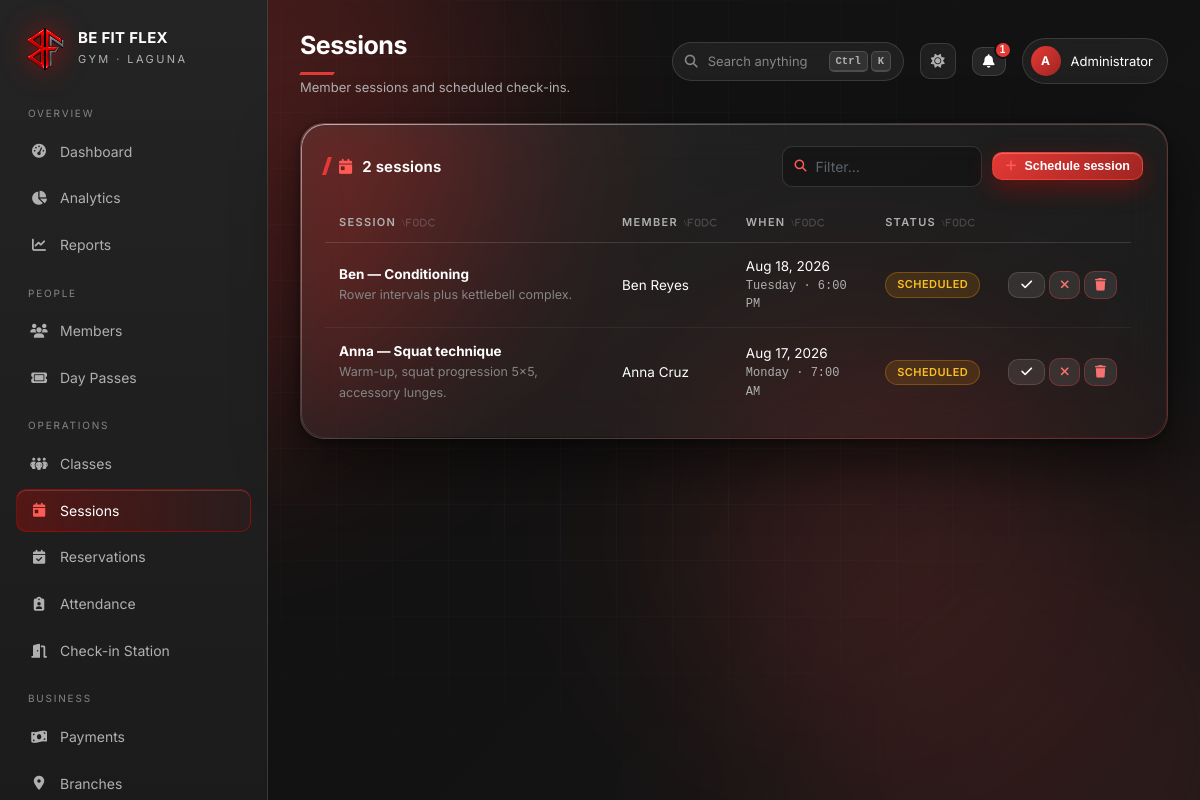
Screenshot of /admin/sessions.php (signed in) with the database file from the repository.
### tables this page shows
CREATE TABLE sessions (
    session_id VARCHAR(50) PRIMARY KEY,
    session_name VARCHAR(255) NOT NULL,
    session_date DATE NOT NULL,
    session_time TIME NOT NULL,
    day_of_week VARCHAR(20) NOT NULL,
    session_plan LONGTEXT NOT NULL,
    member_id VARCHAR(50),
    session_status ENUM('Scheduled','Completed','Cancelled') NOT NULL DEFAULT 'Scheduled',
    created_at TIMESTAMP DEFAULT CURRENT_TIMESTAMP,
    updated_at TIMESTAMP DEFAULT CURRENT_TIMESTAMP ON UPDATE CURRENT_TIMESTAMP,
    FOREIGN KEY (member_id) REFERENCES members(member_id) ON DELETE SET NULL,
    INDEX idx_session_date (session_date), INDEX idx_session_status (session_status)
);

CREATE TABLE members (
    member_id VARCHAR(50) PRIMARY KEY,
    user_id INT NOT NULL UNIQUE,
    member_name VARCHAR(255) NOT NULL,
    contact_number TEXT NOT NULL,
    contact_number_encrypted TEXT NULL,
    email VARCHAR(255) NOT NULL,
    membership_type ENUM('Monthly') NOT NULL,
    join_date DATE NOT NULL,
    out_date DATE NULL,
    status ENUM('Active','Inactive','Expired') NOT NULL DEFAULT 'Active',
    created_at TIMESTAMP DEFAULT CURRENT_TIMESTAMP,
    updated_at TIMESTAMP DEFAULT CURRENT_TIMESTAMP ON UPDATE CURRENT_TIMESTAMP,
    FOREIGN KEY (user_id) REFERENCES users(user_id) ON DELETE CASCADE,
    INDEX idx_status (status), INDEX idx_member_name (member_name), INDEX idx_email (email)
);

### config/db.php (called while the page is built, shortened)
<?php
function db(): PDO
{
    static $pdo = null;
    if ($pdo instanceof PDO) {
        return $pdo;
    }
    $dsn = sprintf('mysql:host=%s;port=%s;dbname=%s;charset=utf8mb4', DB['host'], DB['port'], DB['name']);
    try {
        $pdo = new PDO($dsn, DB['user'], DB['pass'], [
            PDO::ATTR_ERRMODE            => PDO::ERRMODE_EXCEPTION,
            PDO::ATTR_DEFAULT_FETCH_MODE => PDO::FETCH_ASSOC,
            PDO::ATTR_EMULATE_PREPARES   => false,
        ]);
    } catch (PDOException $e) {
        http_response_code(500);
        error_log('Database connection failed: ' . $e->getMessage());
        echo '<!doctype html><meta charset="utf-8">'
           . '<div style="font:16px system-ui;background:#0a0a0a;color:#eee;padding:40px;height:100vh">'
           . '<h1 style="color:#E10600">Database connection failed</h1>'
           . '<p>MySQL is not reachable, the database has not been imported, or its environment variables are incorrect.</p>'
           . '<p>Check the database service and application logs, then verify the MYSQLHOST, MYSQLPORT, MYSQLDATABASE, MYSQLUSER, and MYSQLPASSWORD settings.</p></div>';
        exit;
    }
    return $pdo;
}

### admin/sessions.php (the view, shortened to what this page needs)
<?php
$sessions = rows(
    'SELECT s.*, m.member_name
       FROM sessions s
       LEFT JOIN members  m ON m.member_id  = s.member_id
      ORDER BY s.session_date DESC, s.session_time DESC'
);
include __DIR__ . '/../includes/header.php';
?>
<div class="panel glass">
  <h2><i class="fa-solid fa-calendar-day"></i> <?= count($sessions) ?> session<?= count($sessions) === 1 ? '' : 's' ?>
    <input type="search" placeholder="Filter…" data-filter-for="tblSes" style="width:200px">
    <button class="btn red sm" data-shortcut="new" onclick="openModal('mSes')"><i class="fa-solid fa-plus"></i> Schedule session</button>
  </h2>
  <?php if (!$sessions): ?>
    <div class="empty"><i class="fa-solid fa-calendar-xmark"></i>No sessions yet.</div>
  <?php else: ?>
  <div class="table-wrap"><table id="tblSes">
    <thead><tr><th>Session</th><th>Member</th><th>When</th><th>Status</th><th></th></tr></thead>
    <tbody>
    <?php foreach ($sessions as $s): ?>
      <tr>
        <td><b><?= e($s['session_name']) ?></b>
            <div class="note" style="max-width:340px"><?= e($s['session_plan']) ?></div></td>
        <td><?= e($s['member_name'] ?? '—') ?></td>
        <td><?= dt($s['session_date']) ?><div class="mono"><?= e($s['day_of_week']) ?> · <?= timeh($s['session_time']) ?></div></td>
        <td><?= badge($s['session_status']) ?></td>
        <td style="white-space:nowrap">
          <?php if ($s['session_status'] === 'Scheduled'): ?>
            <form method="post" style="display:inline">
              <button class="btn sm" title="Mark completed"><i class="fa-solid fa-check"></i></button>
            </form>
            <form method="post" style="display:inline">
              <button class="btn sm icon danger" title="Cancel"><i class="fa-solid fa-xmark"></i></button>
            </form>
          <?php endif; ?>
          <form method="post" style="display:inline" onsubmit="return confirm('Delete this session?')">
            <button class="btn sm icon danger"><i class="fa-solid fa-trash"></i></button>
          </form>
        </td>
      </tr>
    <?php endforeach; ?>
    </tbody>
  </table></div>
  <?php endif; ?>
</div>
<?php include __DIR__ . '/../includes/footer.php'; ?>

### includes/helpers.php (shortened to what this page needs)
<?php
function e(mixed $v): string
{
    return htmlspecialchars((string) $v, ENT_QUOTES, 'UTF-8');
}
function dt(?string $v, string $fmt = 'M j, Y'): string
{
    $ts = strtotime($v);
    return $ts ? date($fmt, $ts) : '—';
}
function timeh(?string $v): string
{
    return $v ? date('g:i A', strtotime($v)) : '—';
}
function badge(?string $status): string
{
    $map = [
        'Active' => 'ok', 'Paid' => 'ok', 'Completed' => 'ok', 'Present' => 'ok', 'Confirmed' => 'ok',
        'Pending' => 'warn', 'Scheduled' => 'warn', 'Late' => 'warn', 'Ongoing' => 'warn',
        'Inactive' => 'mute', 'Absent' => 'mute',
        'Overdue' => 'bad', 'Expired' => 'bad', 'Cancelled' => 'bad',
    ];
    $tone = $map[$status] ?? 'mute';
    return '<span class="chip ' . $tone . '">' . e($status ?? '—') . '</span>';
}
function stmt(string $sql): PDOStatement
{
    static $cache = [];
    return $cache[$sql] ??= db()->prepare($sql);
}
function rows(string $sql, array $args = []): array
{
    $s = stmt($sql);
    $s->execute($args);
    $r = $s->fetchAll();
    return $r;
}

### assets/css/glass.css (style rules this page uses)
:root { --red: #E53935; --red-hot: #FF5A56; --red-deep: #9F2522; --ink: #121212; --ink-2: #1F1F1F; --glass: rgba(255,255,255,.055); --glass-2: rgba(255,255,255,.085); --stroke: rgba(255,255,255,.13); --stroke-hot: rgba(225,6,0,.45); --text: #FFFFFF; --muted: #B0B0B0; --dim: #858585; --ok: #22C55E; --warn: #F59E0B; --bad: #EF4444; --info: #38BDF8; --r-lg: 24px; --r-md: 16px; --r-sm: 10px; --blur: saturate(180%) blur(22px); --shadow: 0 24px 60px rgba(0,0,0,.55), 0 2px 8px rgba(0,0,0,.4); --edge: inset 0 1px 0 rgba(255,255,255,.20), inset 0 -1px 0 rgba(0,0,0,.35); }
* { box-sizing: border-box; margin: 0; padding: 0; }
html { scroll-behavior: smooth; }
body { min-height: 100vh; background: var(--ink); color: var(--text); font: 15px/1.55 "Inter", -apple-system, BlinkMacSystemFont, "Segoe UI", Roboto, Arial, sans-serif; -webkit-font-smoothing: antialiased; overflow-x: hidden; }
body::before { content: ""; position: fixed; inset: 0; z-index: -1; pointer-events: none; background: linear-gradient(135deg, rgba(229,57,53,.06), transparent 34%), linear-gradient(315deg, rgba(255,255,255,.025), transparent 42%); }
.glass { position: relative; background: linear-gradient(150deg, var(--glass-2), var(--glass) 45%, rgba(255,255,255,.03)); backdrop-filter: var(--blur); -webkit-backdrop-filter: var(--blur); border: 1px solid var(--stroke); border-radius: var(--r-lg); box-shadow: var(--shadow), var(--edge); }
.glass::before { content: ""; position: absolute; inset: 0; border-radius: inherit; padding: 1px; background: linear-gradient(140deg, rgba(255,255,255,.55), rgba(255,255,255,0) 38%, rgba(225,6,0,.35) 100%); -webkit-mask: linear-gradient(#000 0 0) content-box, linear-gradient(#000 0 0); -webkit-mask-composite: xor; mask-composite: exclude; pointer-events: none; }
.panel { padding: 22px 24px; margin-bottom: 18px; }
.panel > h2 { font-size: 15px; font-weight: 650; letter-spacing: .01em; display: flex; align-items: center; gap: 10px; margin-bottom: 16px; }
.panel > h2::before { content: ""; width: 4px; height: 18px; background: var(--red); transform: skewX(-18deg); flex: 0 0 auto; }
.panel > h2 i { color: var(--red-hot); }
.table-wrap { overflow-x: auto; margin: 0 -6px; padding: 0 6px; }
table { width: 100%; border-collapse: separate; border-spacing: 0; font-size: 13.5px; }
thead th { text-align: left; padding: 11px 14px; font-size: 11px; letter-spacing: .12em; text-transform: uppercase; color: var(--muted); font-weight: 600; border-bottom: 1px solid var(--stroke); white-space: nowrap; }
tbody td { padding: 13px 14px; border-bottom: 1px solid rgba(255,255,255,.055); vertical-align: middle; }
tbody tr { transition: background .18s; }
tbody tr:last-child td { border-bottom: 0; }
td .mono { font-family: ui-monospace, "SF Mono", Consolas, monospace; font-size: 12px; color: var(--muted); }
.chip { display: inline-block; padding: 3px 11px; border-radius: 999px; font-size: 11px; font-weight: 600; letter-spacing: .04em; text-transform: uppercase; border: 1px solid transparent; white-space: nowrap; }
.chip.warn { background: rgba(245,158,11,.14); color: #FBBF24; border-color: rgba(245,158,11,.3); }
.btn { display: inline-flex; align-items: center; gap: 8px; padding: 9px 18px; border-radius: var(--r-sm); border: 1px solid var(--stroke); background: var(--glass-2); color: var(--text); font-size: 13.5px; font-weight: 550; cursor: pointer; text-decoration: none; backdrop-filter: var(--blur); -webkit-backdrop-filter: var(--blur); transition: all .2s; }
.btn.red { background: linear-gradient(135deg, var(--red), var(--red-deep)); border-color: rgba(255,80,60,.5); color: #fff; box-shadow: 0 8px 24px rgba(225,6,0,.35), inset 0 1px 0 rgba(255,255,255,.25); }
.btn.sm { padding: 6px 12px; font-size: 12.5px; }
.btn.icon { padding: 7px 10px; }
.btn.danger { color: #F87171; border-color: rgba(239,68,68,.32); }
input[type=text], input[type=email], input[type=password], input[type=number], input[type=date], input[type=time], input[type=tel], input[type=search], select, textarea { width: 100%; padding: 11px 14px; background: rgba(0,0,0,.28); color: var(--text); border: 1px solid var(--stroke); border-radius: var(--r-sm); font-size: 14px; font-family: inherit; transition: border-color .2s, box-shadow .2s, background .2s; }
input::placeholder, textarea::placeholder { color: #5D636B; }
.note { font-size: 12.5px; color: var(--dim); line-height: 1.65; }

### rows the page displays
sessions: session_name "Ben — Conditioning", session_plan "Rower intervals plus kettlebell complex.", member.member_name "Ben Reyes", session_date "Aug 18, 2026", day_of_week "Tuesday", session_time "6:00 PM", session_status "SCHEDULED"
sessions: session_name "Anna — Squat technique", session_plan "Warm-up, squat progression 5x5, accessory lunges.", member.member_name "Anna Cruz", session_date "Aug 17, 2026", day_of_week "Monday", session_time "7:00 AM", session_status "SCHEDULED"

### other values shown
$group "OVERVIEW"
$label "Dashboard"
$label "Analytics"
$label "Reports"
$group "PEOPLE"
$label "Members"
$label "Day Passes"
$group "OPERATIONS"
$label "Classes"
$label "Sessions"
$label "Reservations"
$label "Attendance"
$label "Check-in Station"
$group "BUSINESS"
$label "Payments"
